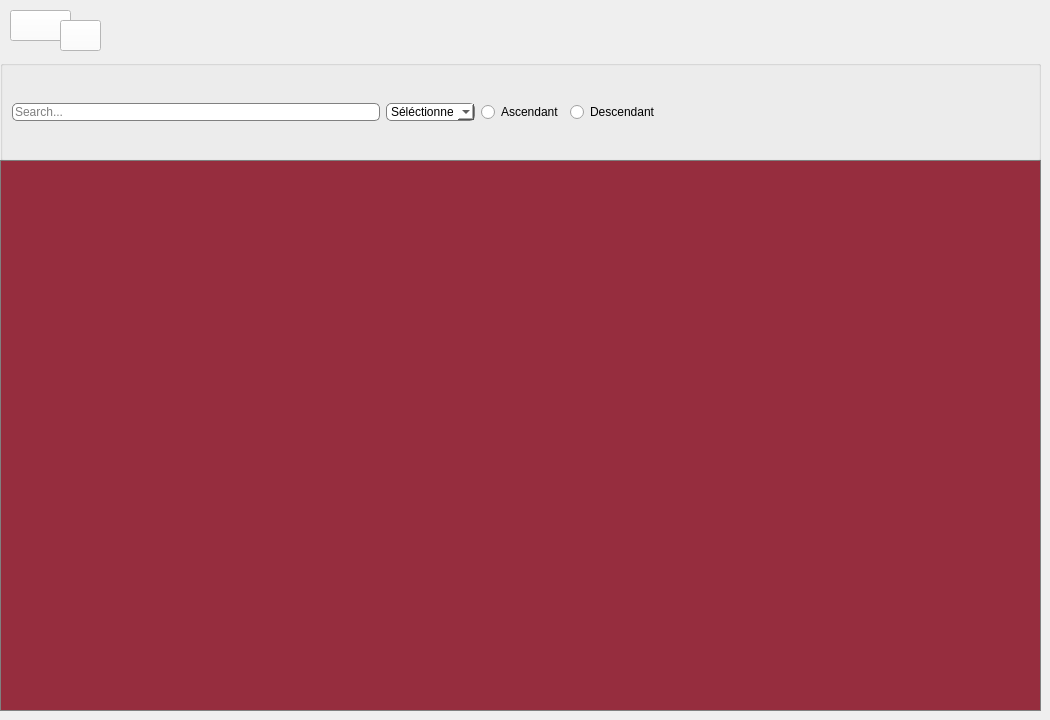
      <widget class="QWidget" name="tab_2">
       <attribute name="title">
        <string>Afficher Les Employes</string>
       </attribute>
       <widget class="QTableView" name="table2">
        <property name="geometry">
         <rect>
          <x>0</x>
          <y>160</y>
          <width>1041</width>
          <height>551</height>
         </rect>
        </property>
        <property name="styleSheet">
         <string notr="true">QTableView
{
background-color:#962D3E;
font-size: 14px;
font: 12pt &quot;Century Gothic&quot;;
border: 1px solid grey;
}
QHeaderView::section
 { background-color:#962D3E;
}
</string>
        </property>
       </widget>
       <widget class="QGroupBox" name="gridGroupBox_2">
        <property name="geometry">
         <rect>
          <x>0</x>
          <y>60</y>
          <width>1041</width>
          <height>101</height>
         </rect>
        </property>
        <layout class="QGridLayout" name="gridLayout_2">
         <item row="0" column="1">
          <widget class="QComboBox" name="comboBox">
           <property name="styleSheet">
            <string notr="true">QComboBox
{
 
border: 0.5px solid grey;
border-radius: 5px;
background-color:white;

}</string>
           </property>
           <item>
            <property name="text">
             <string>Séléctionner</string>
            </property>
           </item>
           <item>
            <property name="text">
             <string>Nom</string>
            </property>
           </item>
           <item>
            <property name="text">
             <string>Prenom</string>
            </property>
           </item>
           <item>
            <property name="text">
             <string>ID</string>
            </property>
           </item>
           <item>
            <property name="text">
             <string>Adresse</string>
            </property>
           </item>
           <item>
            <property name="text">
             <string>Email</string>
            </property>
           </item>
          </widget>
         </item>
         <item row="0" column="3">
          <widget class="QRadioButton" name="radioButton_2">
           <property name="text">
            <string>Descendant</string>
           </property>
          </widget>
         </item>
         <item row="0" column="0">
          <widget class="QLineEdit" name="rechercher">
           <property name="styleSheet">
            <string notr="true">QLineEdit {  
border: 0.5px solid grey;
border-radius: 5px;
background-color:white;
}</string>
           </property>
           <property name="placeholderText">
            <string>Search...</string>
           </property>
          </widget>
         </item>
         <item row="0" column="2">
          <widget class="QRadioButton" name="radioButton">
           <property name="text">
            <string>Ascendant</string>
           </property>
          </widget>
         </item>
         <item row="0" column="4">
          <spacer name="horizontalSpacer_3">
           <property name="orientation">
            <enum>Qt::Horizontal</enum>
           </property>
           <property name="sizeHint" stdset="0">
            <size>
             <width>40</width>
             <height>20</height>
            </size>
           </property>
          </spacer>
         </item>
        </layout>
       </widget>
       <widget class="QPushButton" name="Afficher_Emp_HOME">
        <property name="geometry">
         <rect>
          <x>10</x>
          <y>10</y>
          <width>61</width>
          <height>31</height>
         </rect>
        </property>
        <property name="styleSheet">
         <string notr="true">background-color:white;</string>
        </property>
        <property name="text">
         <string/>
        </property>
        <property name="icon">
         <iconset resource="ressources.qrc">
          <normaloff>:/icons/icons/accueil.png</normaloff>:/icons/icons/accueil.png</iconset>
        </property>
        <property name="iconSize">
         <size>
          <width>30</width>
          <height>30</height>
         </size>
        </property>
       </widget>
       <widget class="QPushButton" name="pushButton_10">
        <property name="geometry">
         <rect>
          <x>60</x>
          <y>20</y>
          <width>41</width>
          <height>31</height>
         </rect>
        </property>
        <property name="styleSheet">
         <string notr="true">background-color:white;</string>
        </property>
        <property name="text">
         <string/>
        </property>
        <property name="icon">
         <iconset resource="ressources.qrc">
          <normaloff>:/icons/icons/parametres.png</normaloff>:/icons/icons/parametres.png</iconset>
        </property>
        <property name="iconSize">
         <size>
          <width>25</width>
          <height>25</height>
         </size>
        </property>
       </widget>
      </widget>
